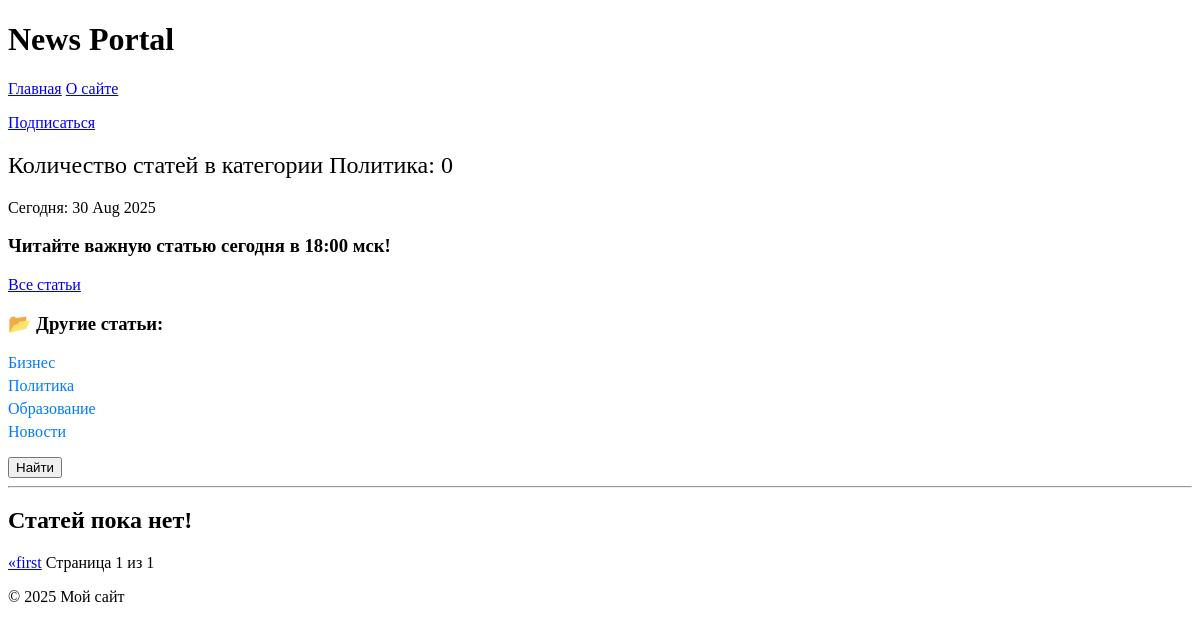
Page /articles/categories/2/ on the earlier database version.
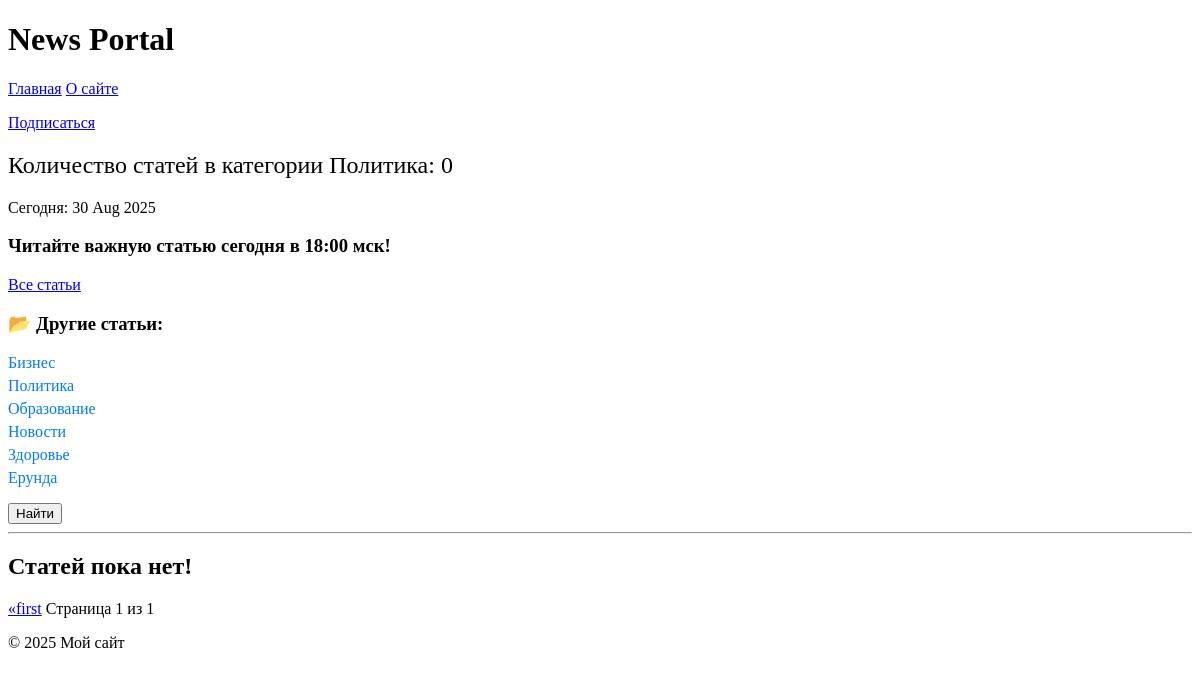
Same page on the later database version.
### News_Portal/models.py (models this page shows, shortened)
class Category(models.Model):
    name = models.CharField(max_length=20, unique=True)
    subscribers = models.ManyToManyField(User, related_name='categories', blank=True)

### News_Portal/views.py (the view)
# urls.py: path('articles/categories/<int:pk>/', ArticleCategory.as_view(), name='art_category_list'),
class ArticleCategory(ArticleList):
    model = Post
    template_name = 'articles/art_category_list.html'
    context_object_name = 'category'
    def get_queryset(self):
        self.category = get_object_or_404(Category, id=self.kwargs['pk'])
        queryset = Post.objects.filter(categories=self.category, post_type=Post.ARTICLE).order_by('-post_origin')
        return queryset
    def get_context_data(self, **kwargs):  # кнопка подписаться
        context = super().get_context_data(**kwargs)
        context['is_not_subscriber'] = self.request.user not in self.category.subscribers.all()
        context['category'] = self.category
        return context

### News_Portal/templatetags/custom_tags.py (called while the page is built)
@register.filter
def has_perm(user, perm):
    return user.has_perm(perm)

### News_Portal/views.py (called while the page is built)
    def get_context_data(self, **kwargs):
        context = super().get_context_data(**kwargs)
        context['time_now'] = datetime.now(timezone.utc)
        context['categories'] = Category.objects.all()
        context['next_news'] = None
        return context

### templates/articles/art_category_list.html (shortened to what this page needs)
{% extends 'flatpages/default.html' %}
{% load custom_tags %}
{% load censor %}
{% block content %}
    {% if is_not_subscriber %}
      <p class="text-center"><a href="{% url 'subscribe' category.id %}" class="btn btn-secondary btn sm">Подписаться</a></p>
    {% else%}
        <p class="text-center"><a href="{% url 'unsubscribe' category.id %}" class="btn btn-secondary btn sm">Отписаться</a></p>
    {% endif %}
    <h2 style="font-weight: normal;"> Количество статей в категории {{category.name}}: {{ page_obj.paginator.count }} </h2>
    <p>Сегодня: {{ time_now|date:'d M Y' }}</p>
    <h3>{{ next_news|default_if_none:"Читайте важную статью сегодня в 18:00 мск!" }}</h3>
    <p1><a href="{% url 'article_list' %}">Все статьи</a></p1>
    <div class="categories">
        <h3>📂 Другие статьи:</h3>
        {% for category in categories %}
            <li style="margin-bottom: 5px; display: flex; align-items: center; gap: 10px;">
                <a href="{% url 'art_category_list' category.id %}"
                   style="text-decoration: none; color: #007bff; font-weight: 500;">
                    {{ category.name }}
                </a>
            </li>
        {% empty %}
            <li> Нет категорий</li>
        {% endfor %}
</div>
        <p><form action="{% url 'article_search' %}" method="get"></p>
        <button type="submit" class="btn btn-secondary btn-sm">Найти</button>
    <hr>
    {% if page_obj %}
        <table cellspacing="10">
            <tr>
                <td>Заголовок</td>
                <td>Дата публикации</td>
                <td>Аннотация</td>
                <td>Автор</td>
            </tr>
            {% for post in page_obj %}
                <tr>
                    <td><a href="{% url 'article_detail' post.id %}">{{ post.post_head|censor }}</a></td>
                    <td>{{ post.post_origin|date:'d M Y' }}</td>
                    <td>{{ post.post_text|truncatewords:20|censor }}</td>
                    <td>{{ post.author.user.username }}</td>
                </tr>
            {% endfor %}
        </table>
    {% else %}
        <h2>Статей пока нет!</h2>
    {% endif %}
    <a href="?page=1">&laquo;first</a>
    Страница {{ page_obj.number }} из {{ page_obj.paginator.num_pages }}
{% endblock content %}

Differences in the rows shown:
added Category: name "Здоровье"
added Category: name "Ерунда"
